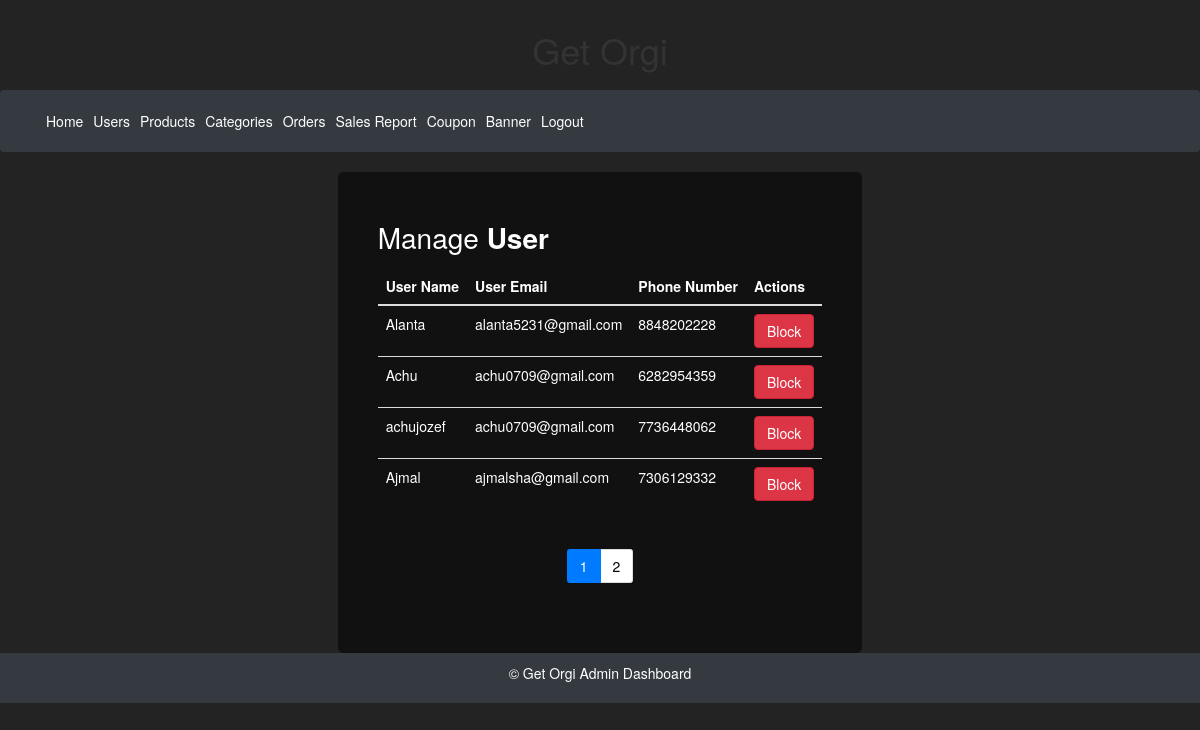
Screenshot of /user_detail with the database file from the repository.
### shopping/models.py (models this page shows, shortened)
class UserDetail(models.Model):
    uname=models.CharField(unique=True, max_length=50)
    uemail=models.CharField(max_length=50)
    phone=models.CharField(max_length=50, null=True)
    upassword=models.CharField(max_length=50)
    uactive=models.BooleanField(default=True)
    uimage = models.ImageField(upload_to='imagestore/', null=True, blank=True)
    uotp=models.IntegerField(null=True)

### shopping/views.py (the view)
# urls.py: path('user_detail',views.user_detail,name="user_detail"),
def user_detail(request):
    users = UserDetail.objects.all()
    context = {'users': users}
    return render(request, 'admin_user.html', context)

### templates/admin_user.html (shortened to what this page needs)
{% extends 'admin_dash.html'%}
{%block content%}
<!DOCTYPE html>
<html lang="en">
<head>
<link rel="stylesheet" href="https://maxcdn.bootstrapcdn.com/font-awesome/4.7.0/css/font-awesome.min.css">
<link rel="stylesheet" href="https://maxcdn.bootstrapcdn.com/bootstrap/3.3.7/css/bootstrap.min.css">
<!DOCTYPE html>
<html>
<head>
<body>
    <div class="container">
        <div class="table-title">
            <div class="row">
                <div class="col-sm-6">
                    <h2>Manage <b>User</b></h2>
                </div>
            </div>
        </div>
        <table class="table  ">
            <thead>
                <tr>
                    <th>User Name</th>
                    <th>User Email</th>
                    <th>Phone Number</th>
                    <th>Actions</th>
                </tr>
            </thead>
            <tbody>
                {% for i in users %}
                <tr>
                    {% if i.uname != 'guest'%}
                    <td>{{i.uname}}</td>
                    <td>{{i.uemail}}</td>
                    <td>{{i.phone}}</td>
                    <td>
                        {% if i.uactive %}
                        <a href="{% url 'userblock' %}?uid={{i.id}}" class="btn btn-block md-sm my-link3"><span style="color:white">Block</span></a>
                        {% else %}
                        <a href="{% url 'userblock' %}?uid={{i.id}}" class="btn btn-unblock md-sm my-link4"><span style="color:white">Unblock</span></a>
                        {% endif %}
                    </td>
                </tr>
                {% endif%}
                {% endfor %}
            </tbody>
        </table>
        <div class="clearfix d-flex justify-content-center">
            <ul class="pagination">
            </ul>
        </div>
    </div>
</body>
</main>
</html>
{% endblock %}

### templates/admin_dash.html (style rules this page uses)
body { background-color: #f8f9fa; }

### templates/admin_user.html (style rules this page uses)
body { background-color: #232323; }
.container { background-color: #111; padding: 20px; border-radius: 5px; color: #fff; width: fit-content; }
.table-title { margin-bottom: 15px; }
.table-title h2 { margin: 0; padding: 0; font-size: 28px; color: #fff; }
.btn-block { background-color: #dc3545; border-color: #c82333; }
.pagination { justify-content: center; }
thead th { color: #fff; }
tbody td { color: #fff; background-color: transparent !important; }

### rows the page displays
UserDetail: uname "Alanta", uemail "alanta5231@gmail.com", phone "8848202228"
UserDetail: uname "Achu", uemail "achu0709@gmail.com", phone "6282954359"
UserDetail: uname "achujozef", uemail "achu0709@gmail.com", phone "7736448062"
UserDetail: uname "Ajmal", uemail "ajmalsha@gmail.com", phone "7306129332"
